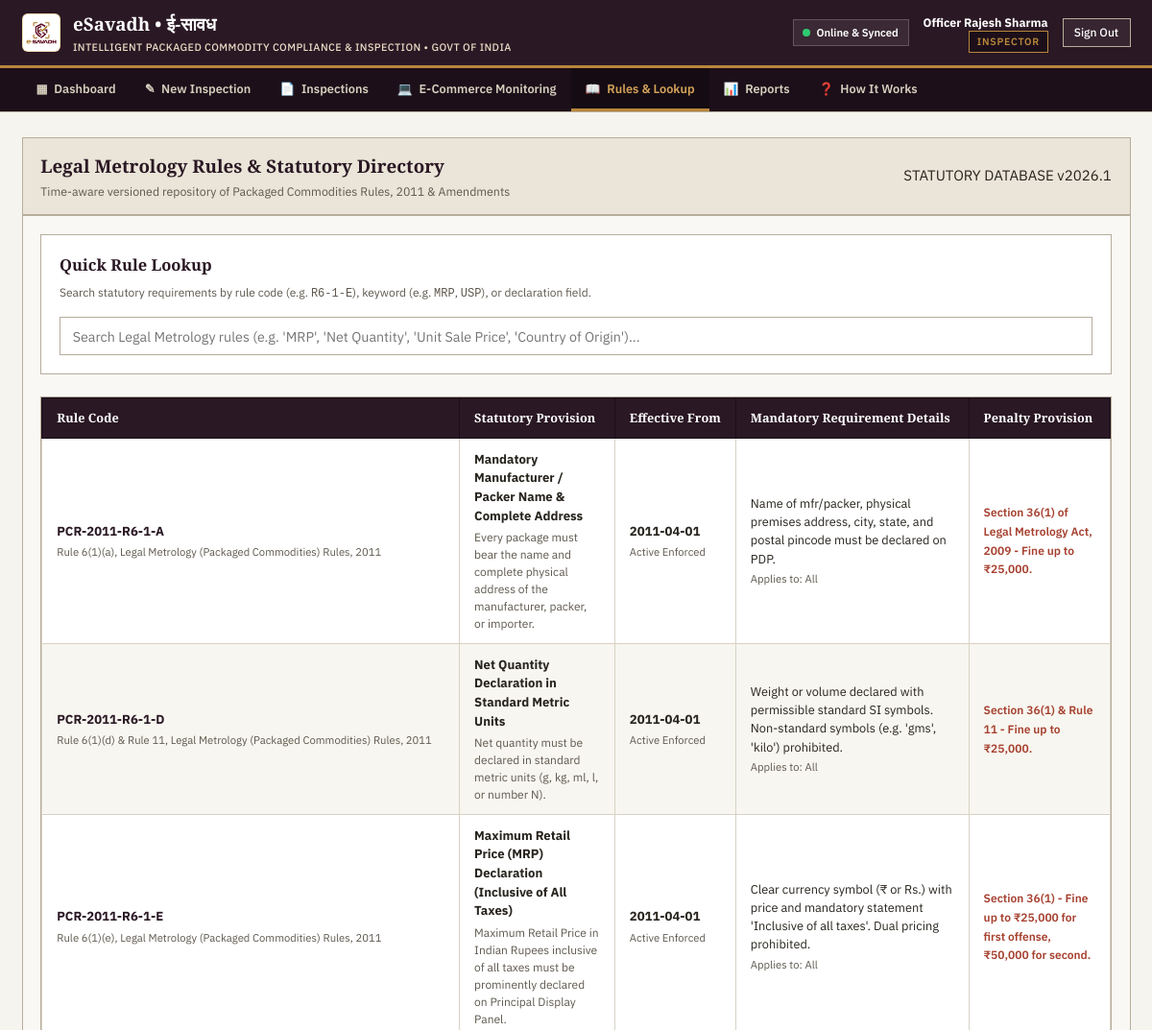
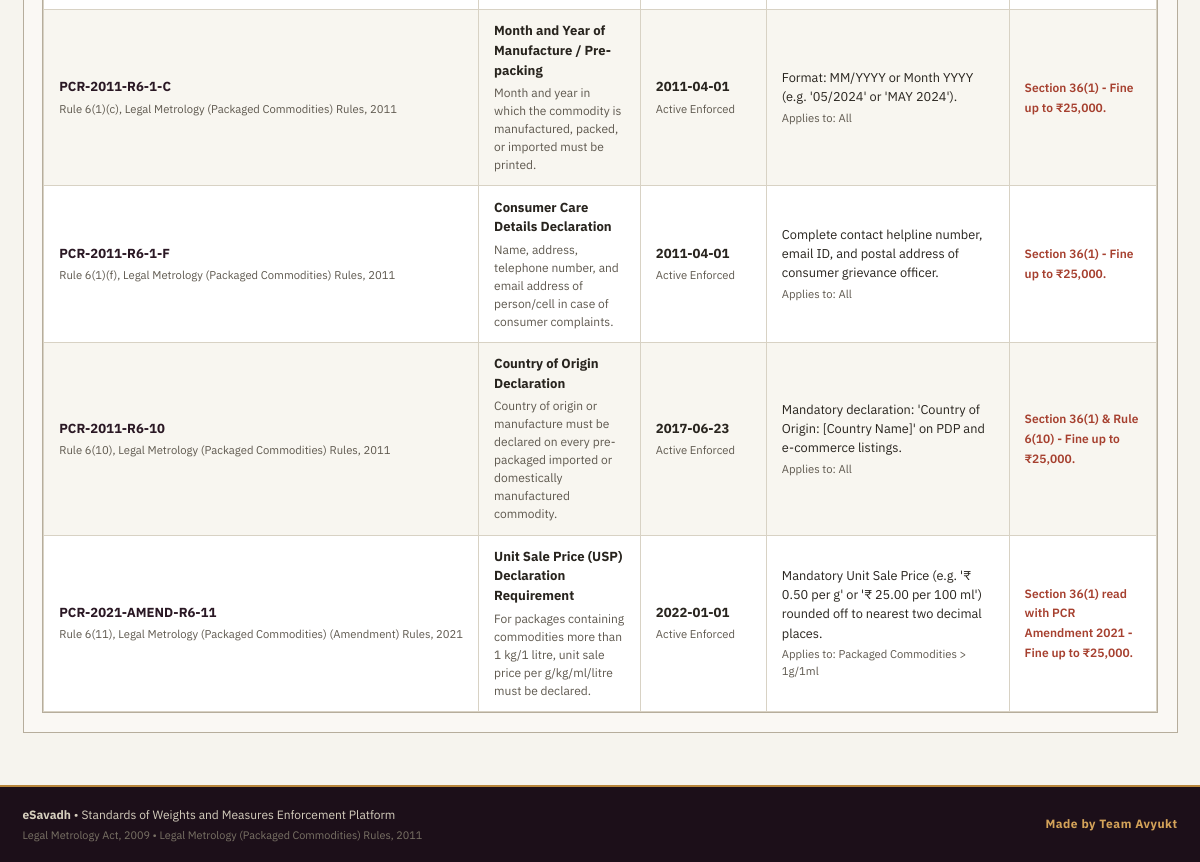
/rules (signed in), run on the app's committed database (2 pictures, top to bottom).
### tables this page shows
CREATE TABLE rules (
    id INTEGER PRIMARY KEY AUTOINCREMENT,
    rule_code TEXT UNIQUE NOT NULL, -- e.g. "PCR-2011-R6-1-A"
    rule_name TEXT NOT NULL,
    description TEXT NOT NULL,
    effective_from DATE NOT NULL, -- Date rule came into force
    effective_to DATE,            -- NULL if currently active
    applicable_categories TEXT DEFAULT 'All', -- comma-separated
    requirement_details TEXT NOT NULL,
    penalty_clause TEXT,
    legal_section TEXT DEFAULT 'Rule 6(1), Legal Metrology (Packaged Commodities) Rules, 2011',
    is_active INTEGER DEFAULT 1,
    created_at TIMESTAMP DEFAULT CURRENT_TIMESTAMP
);

### app.py (the view)
@app.route("/rules")
@login_required
def rules_center():
    rules = database.get_all_rules()
    return render_template("rules_center.html", rules=rules, active_page="rules")

### app.py (called while the page is built)
@app.before_request
def ensure_serverless_db_ready():
    if not getattr(app, "_db_bootstrapped", False):
        try:
            database.init_db()
            app._db_bootstrapped = True
        except Exception as e:
            print(f"[eSavadh DB] Serverless init notice: {e}")

def login_required(f):
    @wraps(f)
    def decorated_function(*args, **kwargs):
        if "user" not in session:
            flash("Official authentication required to access this compliance register.", "error")
            return redirect(url_for("login", next=request.url))
        return f(*args, **kwargs)
    return decorated_function

### database.py (called while the page is built, shortened)
def get_effective_db_path():
    local_db = os.path.join(BASE_DIR, "esavadh.db")
    is_serverless = bool(os.environ.get("VERCEL") or os.environ.get("AWS_LAMBDA_FUNCTION_NAME") or not os.access(BASE_DIR, os.W_OK))
    return local_db

def get_db():
    db_path = get_effective_db_path()
    conn = sqlite3.connect(db_path, timeout=60.0, check_same_thread=False)
    conn.row_factory = sqlite3.Row
    try:
        conn.execute("PRAGMA journal_mode = WAL;")
    except Exception:
        pass
    conn.execute("PRAGMA busy_timeout = 60000;")
    conn.execute("PRAGMA synchronous = NORMAL;")
    conn.execute("PRAGMA foreign_keys = ON;")
    return conn

def get_all_rules(active_only=True):
    conn = get_db()
    try:
        query = "SELECT * FROM rules" + (" WHERE is_active = 1" if active_only else "") + " ORDER BY id ASC"
        rules = conn.execute(query).fetchall()
        return rules
    finally:
        conn.close()

### templates/rules_center.html (shortened to what this page needs)
{% extends "base.html" %}
{% block content %}
<section class="ledger-section">
    <div class="ledger-header">
        <div>
            <h2 class="ledger-title">Legal Metrology Rules & Statutory Directory</h2>
            <p class="ledger-subtitle">Time-aware versioned repository of Packaged Commodities Rules, 2011 & Amendments</p>
        </div>
        <div class="ledger-meta-stamp">
            STATUTORY DATABASE v2026.1
        </div>
    </div>
    <div class="ledger-body">
        <div style="background: #FFFFFF; border: 1px solid var(--color-ledger-rule-dark); padding: 1.25rem; margin-bottom: 1.5rem;">
            <h3 style="font-family: var(--font-serif); font-size: 1.1rem; color: var(--color-plum); margin-bottom: 0.5rem;">
                Quick Rule Lookup
            </h3>
            <p style="font-size: 0.8rem; color: var(--color-charcoal-muted); margin-bottom: 1rem;">
                Search statutory requirements by rule code (e.g. <code>R6-1-E</code>), keyword (e.g. <code>MRP</code>, <code>USP</code>), or declaration field.
            </p>
            <div style="display: flex; gap: 0.5rem;">
                <input
                    type="text"
                    id="rule-search-input"
                    class="form-control"
                    placeholder="Search Legal Metrology rules (e.g. 'MRP', 'Net Quantity', 'Unit Sale Price', 'Country of Origin')..."
                    onkeyup="filterRules()"
                >
            </div>
        </div>
        <div class="ledger-table-wrapper">
            <table class="ledger-table" id="rules-table">
                <thead>
                    <tr>
                        <th>Rule Code</th>
                        <th>Statutory Provision</th>
                        <th>Effective From</th>
                        <th>Mandatory Requirement Details</th>
                        <th>Penalty Provision</th>
                    </tr>
                </thead>
                <tbody>
                    {% for r in rules %}
                    <tr class="rule-row">
                        <td style="white-space: nowrap;">
                            <strong style="color: var(--color-plum);">{{ r.rule_code }}</strong>
                            <div class="form-hint">{{ r.legal_section }}</div>
                        </td>
                        <td>
                            <strong>{{ r.rule_name }}</strong>
                            <p style="font-size: 0.8rem; color: var(--color-charcoal-muted); margin-top: 0.25rem;">
                                {{ r.description }}
                            </p>
                        </td>
                        <td>
                            <strong>{{ r.effective_from }}</strong>
                            <div class="form-hint">
                                {% if r.effective_to %}Superseded: {{ r.effective_to }}{% else %}Active Enforced{% endif %}
                            </div>
                        </td>
                        <td>
                            <p style="font-size: 0.85rem; line-height: 1.5;">{{ r.requirement_details }}</p>
                            <div class="form-hint" style="margin-top: 0.25rem;">Applies to: {{ r.applicable_categories }}</div>
                        </td>
                        <td>
                            <span style="font-size: 0.8rem; color: var(--color-red); font-weight: 600;">
                                {{ r.penalty_clause or 'Section 36(1) Fine up to ₹25,000' }}
                            </span>
                        </td>
                    </tr>
                    {% endfor %}
                </tbody>
            </table>
        </div>
    </div>
</section>
{% endblock %}

### static/css/style.css (style rules this page uses)
:root { --color-plum: #2A1824; --color-plum-dark: #1C0F19; --color-plum-light: #44273C; --color-plum-border: #3A2033; --color-navy: #1C2B4A; --color-navy-dark: #121C30; --color-brass: #B8863B; --color-brass-light: #D4A359; --color-brass-muted: #EADBC5; --color-cerulean: #1F5C8B; --color-cerulean-light: #EBF3F8; --color-popcorn: #E8B958; --color-green: #2F6F4F; --color-green-light: #E5F3EB; --color-green-border: #23583E; --color-red: #A6402F; --color-red-light: #FCECE9; --color-red-border: #873123; --color-amber: #B86B1E; --color-amber-light: #FDF3E7; --color-ledger: #F6F4EE; --color-ledger-card: #FAF8F4; --color-ledger-rule: #D8D2C4; --color-ledger-rule-dark: #B6AD9C; --color-charcoal: #28241E; --color-charcoal-muted: #5E584E; --color-charcoal-light: #7A7366; --font-serif: 'Source Serif 4', 'Lora', Georgia, serif; --font-sans: 'IBM Plex Sans', -apple-system, BlinkMacSystemFont, 'Segoe UI', Roboto, sans-serif; }
*, *::before, *::after { box-sizing: border-box; margin: 0; padding: 0; }
html, body { min-height: 100vh; background-color: var(--color-ledger); color: var(--color-charcoal); font-family: var(--font-sans); font-size: 15px; line-height: 1.5; -webkit-font-smoothing: antialiased; }
.ledger-section { background-color: var(--color-ledger-card); border: 1px solid var(--color-ledger-rule-dark); margin-bottom: 1.75rem; }
.ledger-header { padding: 1rem 1.25rem; background: #EAE5D8; border-bottom: 2px solid var(--color-ledger-rule-dark); display: flex; justify-content: space-between; align-items: center; flex-wrap: wrap; gap: 0.75rem; }
.ledger-title { font-family: var(--font-serif); font-size: 1.25rem; font-weight: 700; color: var(--color-plum); }
.ledger-subtitle { font-size: 0.825rem; color: var(--color-charcoal-muted); margin-top: 0.15rem; }
.ledger-body { padding: 1.25rem; }
.ledger-table-wrapper { overflow-x: auto; border: 1px solid var(--color-ledger-rule-dark); background: #FFFFFF; }
.ledger-table { width: 100%; border-collapse: collapse; text-align: left; font-size: 0.875rem; }
.ledger-table th { background-color: var(--color-plum); color: #FFFFFF; font-family: var(--font-serif); font-weight: 600; font-size: 0.85rem; padding: 0.75rem 1rem; border: 1px solid var(--color-plum-dark); white-space: nowrap; }
.ledger-table td { padding: 0.75rem 1rem; border: 1px solid var(--color-ledger-rule); color: var(--color-charcoal); vertical-align: middle; }
.ledger-table tr:nth-child(even) { background-color: #F8F6F0; }
.form-control { width: 100%; padding: 0.65rem 0.85rem; font-family: var(--font-sans); font-size: 0.95rem; color: var(--color-charcoal); background-color: #FFFFFF; border: 1px solid var(--color-ledger-rule-dark); border-radius: 0; outline: none; }
.form-hint { font-size: 0.75rem; color: var(--color-charcoal-muted); margin-top: 0.25rem; }

### data on the page
rules: rule_code "PCR-2011-R6-1-A", legal_section "Rule 6(1)(a), Legal Metrology (Packaged Commodities) Rules, 2011", rule_name "Mandatory Manufacturer / Packer Name & Complete Address", description "Every package must bear the name and complete physical address of the manufacturer, packer, or importer.", effective_from "2011-04-01", requirement_details "Name of mfr/packer, physical premises address, city, state, and postal pincode must be declared on PDP.", applicable_categories "All", penalty_clause "Section 36(1) of Legal Metrology Act, 2009 - Fine up to ₹25,000."
rules: rule_code "PCR-2011-R6-1-D", legal_section "Rule 6(1)(d) & Rule 11, Legal Metrology (Packaged Commodities) Rules, 2011", rule_name "Net Quantity Declaration in Standard Metric Units", description "Net quantity must be declared in standard metric units (g, kg, ml, l, or number N).", effective_from "2011-04-01", requirement_details "Weight or volume declared with permissible standard SI symbols. Non-standard symbols (e.g. 'gms', 'kilo') prohibited.", applicable_categories "All", penalty_clause "Section 36(1) & Rule 11 - Fine up to ₹25,000."
rules: rule_code "PCR-2011-R6-1-E", legal_section "Rule 6(1)(e), Legal Metrology (Packaged Commodities) Rules, 2011", rule_name "Maximum Retail Price (MRP) Declaration (Inclusive of All Taxes)", description "Maximum Retail Price in Indian Rupees inclusive of all taxes must be prominently declared on Principal Display Panel.", effective_from "2011-04-01", requirement_details "Clear currency symbol (₹ or Rs.) with price and mandatory statement 'Inclusive of all taxes'. Dual pricing prohibited.", applicable_categories "All", penalty_clause "Section 36(1) - Fine up to ₹25,000 for first offense, ₹50,000 for second."
rules: rule_code "PCR-2011-R6-1-C", legal_section "Rule 6(1)(c), Legal Metrology (Packaged Commodities) Rules, 2011", rule_name "Month and Year of Manufacture / Pre-packing", description "Month and year in which the commodity is manufactured, packed, or imported must be printed.", effective_from "2011-04-01", requirement_details "Format: MM/YYYY or Month YYYY (e.g. '05/2024' or 'MAY 2024').", applicable_categories "All", penalty_clause "Section 36(1) - Fine up to ₹25,000."
rules: rule_code "PCR-2011-R6-1-F", legal_section "Rule 6(1)(f), Legal Metrology (Packaged Commodities) Rules, 2011", rule_name "Consumer Care Details Declaration", description "Name, address, telephone number, and email address of person/cell in case of consumer complaints.", effective_from "2011-04-01", requirement_details "Complete contact helpline number, email ID, and postal address of consumer grievance officer.", applicable_categories "All", penalty_clause "Section 36(1) - Fine up to ₹25,000."
rules: rule_code "PCR-2011-R6-10", legal_section "Rule 6(10), Legal Metrology (Packaged Commodities) Rules, 2011", rule_name "Country of Origin Declaration", description "Country of origin or manufacture must be declared on every pre-packaged imported or domestically manufactured commodity.", effective_from "2017-06-23", requirement_details "Mandatory declaration: 'Country of Origin: [Country Name]' on PDP and e-commerce listings.", applicable_categories "All", penalty_clause "Section 36(1) & Rule 6(10) - Fine up to ₹25,000."
rules: rule_code "PCR-2021-AMEND-R6-11", legal_section "Rule 6(11), Legal Metrology (Packaged Commodities) (Amendment) Rules, 2021", rule_name "Unit Sale Price (USP) Declaration Requirement", description "For packages containing commodities more than 1 kg/1 litre, unit sale price per g/kg/ml/litre must be declared.", effective_from "2022-01-01", requirement_details "Mandatory Unit Sale Price (e.g. '₹ 0.50 per g' or '₹ 25.00 per 100 ml') rounded off to nearest two decimal places.", applicable_categories "Packaged Commodities > 1g/1ml", penalty_clause "Section 36(1) read with PCR Amendment 2021 - Fine up to ₹25,000."

### other printed values
{{ session['user']['name'] }} "Officer Rajesh Sharma"
{{ session['user']['role'] }} "INSPECTOR"
